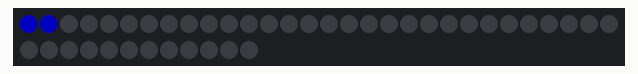
Bench run of a sketch on a simulated ESP8266 (NodeMCU). On the bench: 42 RGB LEDs in strip order, left to right, continuing on the next row. Dim RGB values are drawn brighter than linear; WiFi joins after 1.5 s; servers stay silent unless stated; what the sketch prints to the serial monitor is not drawn.

Above: at 1.6 s.
At 6.0 s:
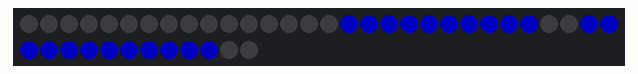

The sketch:

Countdown.ino
```cpp
#define FASTLED_ESP8266_RAW_PIN_ORDER
#define FASTLED_ALLOW_INTERRUPTS 0
#include "FastLED.h"
#include <WiFiManager.h>
#include <ArduinoOTA.h>
#include <TimeLib.h>

const char* OTApass = "countdown";

#define SYNC_INTERVAL   1200
#define NUM_LEDS        42
#define DATA_PIN        4 // D2 Pin on Wemos mini

CRGB leds[NUM_LEDS];
CRGB segmentColor;

char currentChars[3];

IPAddress   timeServerIP;
const char* ntpServerName   = "nl.pool.ntp.org";
const int   NTP_PACKET_SIZE = 48;
byte        packetBuffer[ NTP_PACKET_SIZE];
WiFiUDP     Udp;

time_t  targetTime = 1508572800;

void setup() {
  Serial.begin(115200);
  Serial.println("Countdown clock ready");

  WiFiManager wifiManager;
  String ssid = "Countdown-" + String(ESP.getChipId());
  wifiManager.autoConnect(ssid.c_str());

  Serial.print("IP address: ");
  Serial.println(WiFi.localIP());

  Udp.begin(8888);


  ArduinoOTA.setPassword(OTApass);
  ArduinoOTA.onStart([]() {
    Serial.println("Start");
  });
  ArduinoOTA.onEnd([]() {
    Serial.println("\nEnd");
  });
  ArduinoOTA.onProgress([](unsigned int progress, unsigned int total) {
    Serial.printf("Progress: %u%%\r", (progress / (total / 100)));
  });
  ArduinoOTA.onError([](ota_error_t error) {
    Serial.printf("Error[%u]: ", error);
    if (error == OTA_AUTH_ERROR) Serial.println("Auth Failed");
    else if (error == OTA_BEGIN_ERROR) Serial.println("Begin Failed");
    else if (error == OTA_CONNECT_ERROR) Serial.println("Connect Failed");
    else if (error == OTA_RECEIVE_ERROR) Serial.println("Receive Failed");
    else if (error == OTA_END_ERROR) Serial.println("End Failed");
    ESP.restart();
  });
  ArduinoOTA.begin();
  Serial.println("Over the air update enabled.");

  setSyncProvider(getNtpTime);
  setSyncInterval(SYNC_INTERVAL);

  segmentColor = CRGB::Blue;

  FastLED.addLeds<NEOPIXEL,DATA_PIN>(leds,NUM_LEDS);
  FastLED.setBrightness(87);
  showLedStartSequence();

  displayCharacter('u', 2);

}

void showSegments(bool segments[7], int offset) {
  for(int i = 0; i < 7; i++) {
    int ledNum = (offset * 14) + (i * 2);
    if (segments[i]) {
      leds[ledNum] = segmentColor;
      leds[ledNum + 1] = segmentColor;
    } else {
      leds[ledNum] = CRGB::Black;
      leds[ledNum + 1] = CRGB::Black;
    }
  }

  FastLED.show();
}

void displayCharacter(char ch, int offset) {
  if (currentChars[offset] == ch) return;
  currentChars[offset] = ch;

  bool ledChar1[7] = { false, false, true,  false, false, false, true };
  bool ledChar2[7] = { true,  true,  false, true,  false, true,  true };
  bool ledChar3[7] = { false, true,  true,  true,  false, true,  true };
  bool ledChar4[7] = { false, false, true,  true,  true,  false, true };
  bool ledChar5[7] = { false, true,  true,  true,  true,  true,  false };
  bool ledChar6[7] = { true,  true,  true,  true,  true,  true,  false };
  bool ledChar7[7] = { false, false, true,  false, false, true,  true  };
  bool ledChar8[7] = { true,  true,  true,  true,  true,  true,  true  };
  bool ledChar9[7] = { false, true,  true,  true,  true,  true,  true  };
  bool ledChar0[7] = { true,  true,  true,  false, true,  true,  true  };
  bool ledCharU[7] = { true,  true,  true,  false, false, false, false };
  bool ledsOff[7] = { false, false, false, false, false, false, false };

  showSegments(ledChar1, offset);

  switch(ch) {
    case '1': showSegments(ledChar1, offset); break;
    case '2': showSegments(ledChar2, offset); break;
    case '3': showSegments(ledChar3, offset); break;
    case '4': showSegments(ledChar4, offset); break;
    case '5': showSegments(ledChar5, offset); break;
    case '6': showSegments(ledChar6, offset); break;
    case '7': showSegments(ledChar7, offset); break;
    case '8': showSegments(ledChar8, offset); break;
    case '9': showSegments(ledChar9, offset); break;
    case '0': showSegments(ledChar0, offset); break;
    case 'u': showSegments(ledCharU, offset); break;
    default: showSegments(ledsOff, offset); break;
  }
}

time_t getNtpTime()
{
    IPAddress ntpServerIP; // NTP server's ip address

    while (Udp.parsePacket() > 0) ; // discard any previously received packets
    Serial.println("Transmit NTP Request");
    // get a random server from the pool
    WiFi.hostByName(ntpServerName, ntpServerIP);
    Serial.print(ntpServerName);
    Serial.print(": ");
    Serial.println(ntpServerIP);
    sendNTPpacket(ntpServerIP);
    uint32_t beginWait = millis();
    while (millis() - beginWait < 1500) {
        int size = Udp.parsePacket();
        if (size >= NTP_PACKET_SIZE) {
            Serial.println("Receive NTP Response");
            Udp.read(packetBuffer, NTP_PACKET_SIZE);  // read packet into the buffer
            unsigned long secsSince1900;
            // convert four bytes starting at location 40 to a long integer
            secsSince1900 =  (unsigned long)packetBuffer[40] << 24;
            secsSince1900 |= (unsigned long)packetBuffer[41] << 16;
            secsSince1900 |= (unsigned long)packetBuffer[42] << 8;
            secsSince1900 |= (unsigned long)packetBuffer[43];
            // New time in seconds since Jan 1, 1970
            unsigned long newTime = secsSince1900 - 2208988800UL;

            setSyncInterval(SYNC_INTERVAL);
            return newTime;
        }
    }
    Serial.println("No NTP Response :-(");
    // Retry soon
    setSyncInterval(10);
    return 0; // return 0 if unable to get the time
}

// send an NTP request to the time server at the given address
void sendNTPpacket(IPAddress &address)
{
    // set all bytes in the buffer to 0
    memset(packetBuffer, 0, NTP_PACKET_SIZE);
    // Initialize values needed to form NTP request
    // (see URL above for details on the packets)
    packetBuffer[0] = 0b11100011;   // LI, Version, Mode
    packetBuffer[1] = 0;     // Stratum, or type of clock
    packetBuffer[2] = 6;     // Polling Interval
    packetBuffer[3] = 0xEC;  // Peer Clock Precision
    // 8 bytes of zero for Root Delay & Root Dispersion
    packetBuffer[12] = 49;
    packetBuffer[13] = 0x4E;
    packetBuffer[14] = 49;
    packetBuffer[15] = 52;
    // all NTP fields have been given values, now
    // you can send a packet requesting a timestamp:
    Udp.beginPacket(address, 123); //NTP requests are to port 123
    Udp.write(packetBuffer, NTP_PACKET_SIZE);
    Udp.endPacket();
}

void showLedStartSequence() {
  for(int i=0;i<=NUM_LEDS;i=i+2) {
    if(i>1) {
      leds[i - 1] = CRGB::Black;
      leds[i - 2] = CRGB::Black;
    }
    if(i<NUM_LEDS) {
      leds[i] = segmentColor;
      leds[i+1] = segmentColor;
    }
    FastLED.show();
    delay(200);
  }
}

void loop() {
  char num[3];

  time_t current = now();
  time_t diff = targetTime - current;

  int hours_diff = diff / 3600;
  if (hours_diff < 24) {
    sprintf(num, "%2du", hours_diff);
  } else {
    int days = hours_diff / 24;
    sprintf(num, "%3d", days);
  }

  displayCharacter(num[0], 0);
  displayCharacter(num[1], 1);
  displayCharacter(num[2], 2);
  delay(500);
}
```
